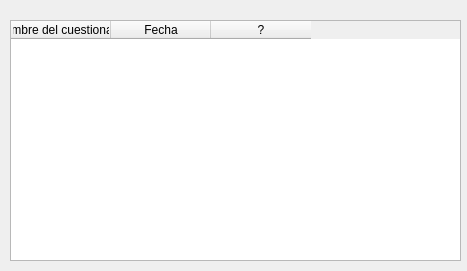
<?xml version="1.0" encoding="UTF-8"?>
<ui version="4.0">
 <class>Form</class>
 <widget class="QWidget" name="Form">
  <property name="geometry">
   <rect>
    <x>0</x>
    <y>0</y>
    <width>467</width>
    <height>271</height>
   </rect>
  </property>
  <property name="windowTitle">
   <string>Form</string>
  </property>
  <widget class="QTableWidget" name="tableWidget">
   <property name="geometry">
    <rect>
     <x>10</x>
     <y>20</y>
     <width>451</width>
     <height>241</height>
    </rect>
   </property>
   <column>
    <property name="text">
     <string>Nombre del cuestionario</string>
    </property>
   </column>
   <column>
    <property name="text">
     <string>Fecha</string>
    </property>
   </column>
   <column>
    <property name="text">
     <string>?</string>
    </property>
   </column>
  </widget>
 </widget>
 <resources>
  <include location="../../../IMAG.qrc"/>
 </resources>
 <connections/>
</ui>
